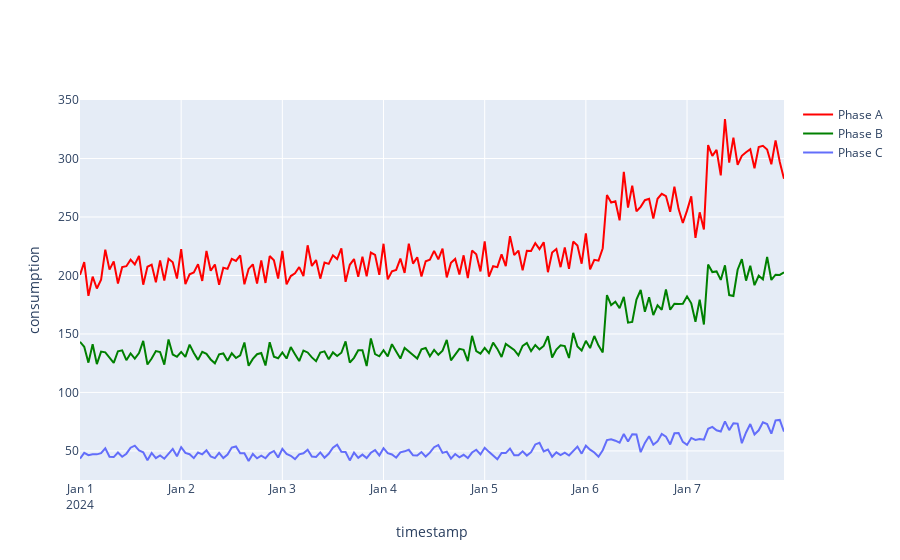
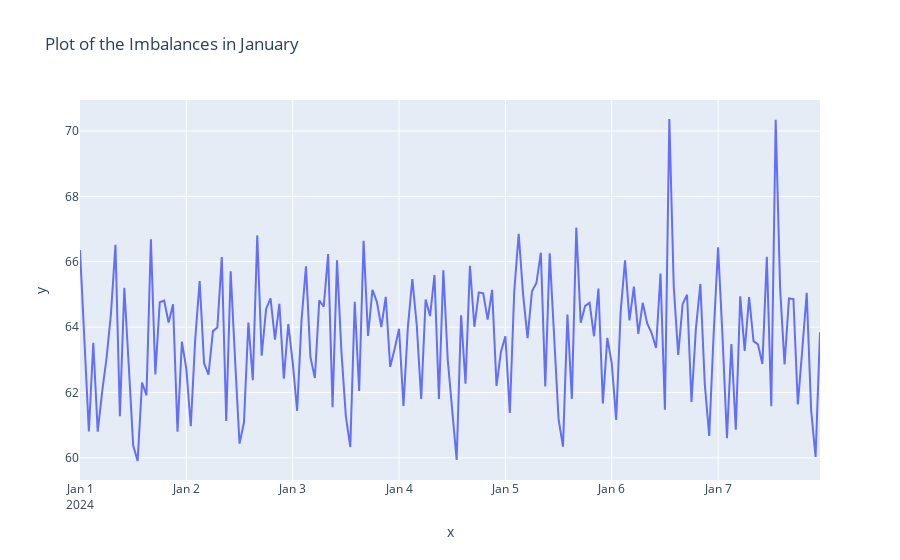

Write notebook code for charts like these, in order.
### Code cell
# Quick test
a,b,c = aggregate_consumption(meters)
fig_a = px.line(a, title = 'Test A')
fig_b = px.line(b)
fig_c = px.line(c)

# Change colors# Customize the colors of the scatter plot
for trace in fig_a.data:
    trace.line.color = 'red'
    trace.name = 'Phase A'

# Customize the colors of the line plot
for trace in fig_b.data:
    trace.line.color = 'green'
    trace.name = 'Phase B'

# Customize the colors of the line plot
for trace in fig_c.data:
    #trace.line.color = 'blue'
    trace.name = 'Phase C'
    
fig = go.Figure(data = fig_a.data + fig_b.data + fig_c.data)
fig.update_layout(
    xaxis_title='timestamp',
    yaxis_title='consumption'
)
fig.show()
result = compute_imbalances( a,b,c )
plot_and_stats_imbalances(result)

### Figure 1 — Plotly figure (JSON) as saved in the notebook; plotly's stock layout.template omitted (floating-point values rounded to 4 significant figures; data arrays with more than 128 entries replaced by an {"elided": "..."} marker saying what was removed)
{"data": [{"hovertemplate": "variable=kwh<br>timestamp=%{x}<br>value=%{y}<extra></extra>", "legendgroup": "kwh", "line": {"color": "red", "dash": "solid"}, "marker": {"symbol": "circle"}, "mode": "lines", "name": "Phase A", "orientation": "v", "showlegend": true, "type": "scatter", "x": {"elided": "168 str values"}, "xaxis": "x", "y": {"elided": "168 float values"}, "yaxis": "y"}, {"hovertemplate": "variable=kwh<br>timestamp=%{x}<br>value=%{y}<extra></extra>", "legendgroup": "kwh", "line": {"color": "green", "dash": "solid"}, "marker": {"symbol": "circle"}, "mode": "lines", "name": "Phase B", "orientation": "v", "showlegend": true, "type": "scatter", "x": {"elided": "168 str values"}, "xaxis": "x", "y": {"elided": "168 float values"}, "yaxis": "y"}, {"hovertemplate": "variable=kwh<br>timestamp=%{x}<br>value=%{y}<extra></extra>", "legendgroup": "kwh", "line": {"color": "#636efa", "dash": "solid"}, "marker": {"symbol": "circle"}, "mode": "lines", "name": "Phase C", "orientation": "v", "showlegend": true, "type": "scatter", "x": {"elided": "168 str values"}, "xaxis": "x", "y": {"elided": "168 float values"}, "yaxis": "y"}], "layout": {"xaxis": {"title": {"text": "timestamp"}}, "yaxis": {"title": {"text": "consumption"}}}}

### Figure 2 — Plotly figure (JSON) as saved in the notebook; plotly's stock layout.template omitted (floating-point values rounded to 4 significant figures; data arrays with more than 128 entries replaced by an {"elided": "..."} marker saying what was removed)
{"data": [{"hovertemplate": "x=%{x}<br>y=%{y}<extra></extra>", "legendgroup": "", "line": {"color": "#636efa", "dash": "solid"}, "marker": {"symbol": "circle"}, "mode": "lines", "name": "", "orientation": "v", "showlegend": false, "type": "scatter", "x": {"elided": "168 str values"}, "xaxis": "x", "y": {"elided": "168 float values"}, "yaxis": "y"}], "layout": {"legend": {"tracegroupgap": 0}, "title": {"text": "Plot of the Imbalances in January"}, "xaxis": {"anchor": "y", "domain": [0, 1], "title": {"text": "x"}}, "yaxis": {"anchor": "x", "domain": [0, 1], "title": {"text": "y"}}}}
